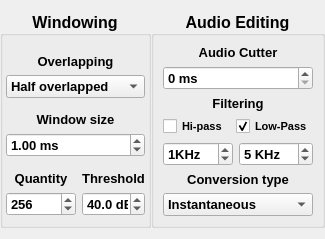
       <widget class="QWidget" name="Config">
        <property name="geometry">
         <rect>
          <x>0</x>
          <y>0</y>
          <width>325</width>
          <height>230</height>
         </rect>
        </property>
        <property name="cursor">
         <cursorShape>ArrowCursor</cursorShape>
        </property>
        <property name="focusPolicy">
         <enum>Qt::NoFocus</enum>
        </property>
        <attribute name="label">
         <string>Configuration</string>
        </attribute>
        <layout class="QGridLayout" name="gridLayout_9">
         <property name="leftMargin">
          <number>0</number>
         </property>
         <property name="rightMargin">
          <number>0</number>
         </property>
         <item row="0" column="0">
          <layout class="QHBoxLayout" name="Layout_measurementValues">
           <property name="spacing">
            <number>0</number>
           </property>
           <item>
            <widget class="QGroupBox" name="boxWindowing">
             <property name="sizePolicy">
              <sizepolicy hsizetype="Preferred" vsizetype="Minimum">
               <horstretch>0</horstretch>
               <verstretch>0</verstretch>
              </sizepolicy>
             </property>
             <property name="minimumSize">
              <size>
               <width>0</width>
               <height>0</height>
              </size>
             </property>
             <property name="font">
              <font>
               <pointsize>12</pointsize>
               <weight>75</weight>
               <bold>true</bold>
               <strikeout>false</strikeout>
               <kerning>true</kerning>
              </font>
             </property>
             <property name="title">
              <string>Windowing</string>
             </property>
             <property name="alignment">
              <set>Qt::AlignCenter</set>
             </property>
             <layout class="QVBoxLayout" name="verticalLayout_13">
              <property name="leftMargin">
               <number>3</number>
              </property>
              <property name="topMargin">
               <number>9</number>
              </property>
              <property name="rightMargin">
               <number>3</number>
              </property>
              <item>
               <layout class="QVBoxLayout" name="verticalLayout_3">
                <item>
                 <widget class="QLabel" name="labelOverlapping">
                  <property name="sizePolicy">
                   <sizepolicy hsizetype="Preferred" vsizetype="Minimum">
                    <horstretch>0</horstretch>
                    <verstretch>0</verstretch>
                   </sizepolicy>
                  </property>
                  <property name="minimumSize">
                   <size>
                    <width>0</width>
                    <height>0</height>
                   </size>
                  </property>
                  <property name="font">
                   <font>
                    <pointsize>10</pointsize>
                    <weight>75</weight>
                    <bold>true</bold>
                   </font>
                  </property>
                  <property name="layoutDirection">
                   <enum>Qt::LeftToRight</enum>
                  </property>
                  <property name="text">
                   <string>Overlapping</string>
                  </property>
                  <property name="alignment">
                   <set>Qt::AlignBottom|Qt::AlignHCenter</set>
                  </property>
                  <property name="margin">
                   <number>-1</number>
                  </property>
                 </widget>
                </item>
                <item>
                 <widget class="QComboBox" name="Overlapping">
                  <property name="sizePolicy">
                   <sizepolicy hsizetype="Minimum" vsizetype="Fixed">
                    <horstretch>0</horstretch>
                    <verstretch>0</verstretch>
                   </sizepolicy>
                  </property>
                  <property name="minimumSize">
                   <size>
                    <width>50</width>
                    <height>0</height>
                   </size>
                  </property>
                  <property name="font">
                   <font>
                    <pointsize>10</pointsize>
                    <weight>75</weight>
                    <bold>true</bold>
                   </font>
                  </property>
                  <property name="cursor">
                   <cursorShape>PointingHandCursor</cursorShape>
                  </property>
                  <property name="insertPolicy">
                   <enum>QComboBox::InsertAtBottom</enum>
                  </property>
                  <item>
                   <property name="text">
                    <string>Half overlapped</string>
                   </property>
                  </item>
                  <item>
                   <property name="text">
                    <string>Full overlapped</string>
                   </property>
                  </item>
                  <item>
                   <property name="text">
                    <string>All windows</string>
                   </property>
                  </item>
                 </widget>
                </item>
               </layout>
              </item>
              <item>
               <layout class="QVBoxLayout" name="verticalLayout_7">
                <item>
                 <widget class="QLabel" name="labelWindowSize">
                  <property name="minimumSize">
                   <size>
                    <width>0</width>
                    <height>0</height>
                   </size>
                  </property>
                  <property name="maximumSize">
                   <size>
                    <width>282</width>
                    <height>16777215</height>
                   </size>
                  </property>
                  <property name="font">
                   <font>
                    <pointsize>10</pointsize>
                    <weight>75</weight>
                    <bold>true</bold>
                   </font>
                  </property>
                  <property name="layoutDirection">
                   <enum>Qt::LeftToRight</enum>
                  </property>
                  <property name="text">
                   <string>Window size</string>
                  </property>
                  <property name="alignment">
                   <set>Qt::AlignBottom|Qt::AlignHCenter</set>
                  </property>
                  <property name="margin">
                   <number>-1</number>
                  </property>
                  <property name="indent">
                   <number>-2</number>
                  </property>
                 </widget>
                </item>
                <item>
                 <widget class="QDoubleSpinBox" name="windowingWindowSize">
                  <property name="minimumSize">
                   <size>
                    <width>40</width>
                    <height>0</height>
                   </size>
                  </property>
                  <property name="font">
                   <font>
                    <pointsize>10</pointsize>
                    <weight>75</weight>
                    <bold>true</bold>
                   </font>
                  </property>
                  <property name="cursor">
                   <cursorShape>PointingHandCursor</cursorShape>
                  </property>
                  <property name="suffix">
                   <string> ms</string>
                  </property>
                  <property name="maximum">
                   <double>10000.000000000000000</double>
                  </property>
                  <property name="value">
                   <double>1.000000000000000</double>
                  </property>
                 </widget>
                </item>
               </layout>
              </item>
              <item>
               <layout class="QHBoxLayout" name="horizontalLayout">
                <item>
                 <layout class="QVBoxLayout" name="verticalLayout_8">
                  <item>
                   <widget class="QLabel" name="labelQuantity">
                    <property name="enabled">
                     <bool>true</bool>
                    </property>
                    <property name="minimumSize">
                     <size>
                      <width>0</width>
                      <height>0</height>
                     </size>
                    </property>
                    <property name="font">
                     <font>
                      <pointsize>10</pointsize>
                      <weight>75</weight>
                      <bold>true</bold>
                     </font>
                    </property>
                    <property name="layoutDirection">
                     <enum>Qt::LeftToRight</enum>
                    </property>
                    <property name="text">
                     <string>Quantity</string>
                    </property>
                    <property name="alignment">
                     <set>Qt::AlignBottom|Qt::AlignHCenter</set>
                    </property>
                    <property name="margin">
                     <number>-1</number>
                    </property>
                   </widget>
                  </item>
                  <item>
                   <widget class="QSpinBox" name="windowingQuantity">
                    <property name="minimumSize">
                     <size>
                      <width>70</width>
                      <height>0</height>
                     </size>
                    </property>
                    <property name="font">
                     <font>
                      <pointsize>10</pointsize>
                     </font>
                    </property>
                    <property name="cursor">
                     <cursorShape>PointingHandCursor</cursorShape>
                    </property>
                    <property name="maximum">
                     <number>9999</number>
                    </property>
                    <property name="value">
                     <number>256</number>
                    </property>
                   </widget>
                  </item>
                 </layout>
                </item>
                <item>
                 <layout class="QVBoxLayout" name="verticalLayout">
                  <item>
                   <widget class="QLabel" name="thresholdLabel">
                    <property name="enabled">
                     <bool>true</bool>
                    </property>
                    <property name="minimumSize">
                     <size>
                      <width>0</width>
                      <height>0</height>
                     </size>
                    </property>
                    <property name="font">
                     <font>
                      <pointsize>10</pointsize>
                      <weight>75</weight>
                      <bold>true</bold>
                     </font>
                    </property>
                    <property name="layoutDirection">
                     <enum>Qt::LeftToRight</enum>
                    </property>
                    <property name="text">
                     <string>Threshold</string>
                    </property>
                    <property name="alignment">
                     <set>Qt::AlignBottom|Qt::AlignHCenter</set>
                    </property>
                    <property name="margin">
                     <number>-1</number>
                    </property>
                   </widget>
                  </item>
                  <item>
                   <widget class="QDoubleSpinBox" name="thresholdValue">
                    <property name="minimumSize">
                     <size>
                      <width>45</width>
                      <height>0</height>
                     </size>
                    </property>
                    <property name="font">
                     <font>
                      <pointsize>10</pointsize>
                      <weight>75</weight>
                      <bold>true</bold>
                     </font>
                    </property>
                    <property name="cursor">
                     <cursorShape>PointingHandCursor</cursorShape>
                    </property>
                    <property name="suffix">
                     <string> dB</string>
                    </property>
                    <property name="decimals">
                     <number>1</number>
                    </property>
                    <property name="maximum">
                     <double>10000.000000000000000</double>
                    </property>
                    <property name="value">
                     <double>40.000000000000000</double>
                    </property>
                   </widget>
                  </item>
                 </layout>
                </item>
               </layout>
              </item>
             </layout>
            </widget>
           </item>
           <item>
            <widget class="QGroupBox" name="boxAudioEditing">
             <property name="sizePolicy">
              <sizepolicy hsizetype="Preferred" vsizetype="Minimum">
               <horstretch>0</horstretch>
               <verstretch>0</verstretch>
              </sizepolicy>
             </property>
             <property name="minimumSize">
              <size>
               <width>0</width>
               <height>0</height>
              </size>
             </property>
             <property name="font">
              <font>
               <pointsize>12</pointsize>
               <weight>75</weight>
               <bold>true</bold>
              </font>
             </property>
             <property name="title">
              <string>Audio Editing</string>
             </property>
             <property name="alignment">
              <set>Qt::AlignCenter</set>
             </property>
             <layout class="QVBoxLayout" name="verticalLayout_4">
              <item>
               <layout class="QVBoxLayout" name="verticalLayout_6">
                <item>
                 <widget class="QLabel" name="labelAudioCutter">
                  <property name="sizePolicy">
                   <sizepolicy hsizetype="Minimum" vsizetype="Preferred">
                    <horstretch>0</horstretch>
                    <verstretch>0</verstretch>
                   </sizepolicy>
                  </property>
                  <property name="minimumSize">
                   <size>
                    <width>0</width>
                    <height>0</height>
                   </size>
                  </property>
                  <property name="font">
                   <font>
                    <pointsize>10</pointsize>
                    <weight>75</weight>
                    <bold>true</bold>
                   </font>
                  </property>
                  <property name="layoutDirection">
                   <enum>Qt::LeftToRight</enum>
                  </property>
                  <property name="text">
                   <string>Audio Cutter</string>
                  </property>
                  <property name="alignment">
                   <set>Qt::AlignBottom|Qt::AlignHCenter</set>
                  </property>
                  <property name="margin">
                   <number>-1</number>
                  </property>
                 </widget>
                </item>
                <item>
                 <widget class="QDoubleSpinBox" name="audioCutter">
                  <property name="enabled">
                   <bool>true</bool>
                  </property>
                  <property name="minimumSize">
                   <size>
                    <width>40</width>
                    <height>0</height>
                   </size>
                  </property>
                  <property name="font">
                   <font>
                    <pointsize>10</pointsize>
                    <weight>75</weight>
                    <bold>true</bold>
                   </font>
                  </property>
                  <property name="cursor">
                   <cursorShape>PointingHandCursor</cursorShape>
                  </property>
                  <property name="mouseTracking">
                   <bool>true</bool>
                  </property>
                  <property name="suffix">
                   <string> ms</string>
                  </property>
                  <property name="decimals">
                   <number>0</number>
                  </property>
                  <property name="maximum">
                   <double>99999.000000000000000</double>
                  </property>
                 </widget>
                </item>
               </layout>
              </item>
              <item>
               <layout class="QVBoxLayout" name="verticalLayout_2">
                <item>
                 <widget class="QLabel" name="lowPassFiltering_2">
                  <property name="sizePolicy">
                   <sizepolicy hsizetype="Minimum" vsizetype="Minimum">
                    <horstretch>0</horstretch>
                    <verstretch>0</verstretch>
                   </sizepolicy>
                  </property>
                  <property name="minimumSize">
                   <size>
                    <width>0</width>
                    <height>0</height>
                   </size>
                  </property>
                  <property name="font">
                   <font>
                    <pointsize>10</pointsize>
                    <weight>75</weight>
                    <bold>true</bold>
                   </font>
                  </property>
                  <property name="layoutDirection">
                   <enum>Qt::LeftToRight</enum>
                  </property>
                  <property name="text">
                   <string>Filtering</string>
                  </property>
                  <property name="alignment">
                   <set>Qt::AlignHCenter|Qt::AlignTop</set>
                  </property>
                  <property name="margin">
                   <number>-1</number>
                  </property>
                 </widget>
                </item>
                <item>
                 <layout class="QHBoxLayout" name="horizontalLayout_3">
                  <item>
                   <widget class="QCheckBox" name="hi_pass_active">
                    <property name="minimumSize">
                     <size>
                      <width>30</width>
                      <height>0</height>
                     </size>
                    </property>
                    <property name="font">
                     <font>
                      <pointsize>8</pointsize>
                     </font>
                    </property>
                    <property name="text">
                     <string>Hi-pass</string>
                    </property>
                   </widget>
                  </item>
                  <item>
                   <widget class="QCheckBox" name="low_pass_active">
                    <property name="minimumSize">
                     <size>
                      <width>30</width>
                      <height>0</height>
                     </size>
                    </property>
                    <property name="font">
                     <font>
                      <pointsize>8</pointsize>
                     </font>
                    </property>
                    <property name="text">
                     <string>Low-Pass</string>
                    </property>
                    <property name="checked">
                     <bool>true</bool>
                    </property>
                    <property name="tristate">
                     <bool>false</bool>
                    </property>
                   </widget>
                  </item>
                 </layout>
                </item>
                <item>
                 <layout class="QHBoxLayout" name="horizontalLayout_2">
                  <item>
                   <widget class="QDoubleSpinBox" name="hiPassFiltering">
                    <property name="minimumSize">
                     <size>
                      <width>30</width>
                      <height>0</height>
                     </size>
                    </property>
                    <property name="font">
                     <font>
                      <pointsize>10</pointsize>
                      <weight>75</weight>
                      <bold>true</bold>
                     </font>
                    </property>
                    <property name="cursor">
                     <cursorShape>PointingHandCursor</cursorShape>
                    </property>
                    <property name="suffix">
                     <string>KHz</string>
                    </property>
                    <property name="decimals">
                     <number>0</number>
                    </property>
                    <property name="maximum">
                     <double>100000.000000000000000</double>
                    </property>
                    <property name="value">
                     <double>1.000000000000000</double>
                    </property>
                   </widget>
                  </item>
                  <item>
                   <widget class="QDoubleSpinBox" name="lowPassFiltering">
                    <property name="minimumSize">
                     <size>
                      <width>30</width>
                      <height>0</height>
                     </size>
                    </property>
                    <property name="font">
                     <font>
                      <pointsize>10</pointsize>
                      <weight>75</weight>
                      <bold>true</bold>
                     </font>
                    </property>
                    <property name="cursor">
                     <cursorShape>PointingHandCursor</cursorShape>
                    </property>
                    <property name="suffix">
                     <string> KHz</string>
                    </property>
                    <property name="decimals">
                     <number>0</number>
                    </property>
                    <property name="maximum">
                     <double>100000.000000000000000</double>
                    </property>
                    <property name="value">
                     <double>5.000000000000000</double>
                    </property>
                   </widget>
                  </item>
                 </layout>
                </item>
               </layout>
              </item>
              <item>
               <layout class="QVBoxLayout" name="verticalLayout_10">
                <item>
                 <widget class="QLabel" name="labelOverlapping_2">
                  <property name="sizePolicy">
                   <sizepolicy hsizetype="Preferred" vsizetype="Minimum">
                    <horstretch>0</horstretch>
                    <verstretch>0</verstretch>
                   </sizepolicy>
                  </property>
                  <property name="minimumSize">
                   <size>
                    <width>0</width>
                    <height>0</height>
                   </size>
                  </property>
                  <property name="font">
                   <font>
                    <pointsize>10</pointsize>
                    <weight>75</weight>
                    <bold>true</bold>
                   </font>
                  </property>
                  <property name="layoutDirection">
                   <enum>Qt::LeftToRight</enum>
                  </property>
                  <property name="text">
                   <string>Conversion type</string>
                  </property>
                  <property name="alignment">
                   <set>Qt::AlignBottom|Qt::AlignHCenter</set>
                  </property>
                  <property name="margin">
                   <number>-1</number>
                  </property>
                 </widget>
                </item>
                <item>
                 <widget class="QComboBox" name="conversionType">
                  <property name="sizePolicy">
                   <sizepolicy hsizetype="Minimum" vsizetype="Fixed">
                    <horstretch>0</horstretch>
                    <verstretch>0</verstretch>
                   </sizepolicy>
                  </property>
                  <property name="minimumSize">
                   <size>
                    <width>50</width>
                    <height>0</height>
                   </size>
                  </property>
                  <property name="font">
                   <font>
                    <pointsize>10</pointsize>
                    <weight>75</weight>
                    <bold>true</bold>
                   </font>
                  </property>
                  <property name="cursor">
                   <cursorShape>PointingHandCursor</cursorShape>
                  </property>
                  <property name="insertPolicy">
                   <enum>QComboBox::InsertAtBottom</enum>
                  </property>
                  <item>
                   <property name="text">
                    <string>Instantaneous</string>
                   </property>
                  </item>
                  <item>
                   <property name="text">
                    <string>Applying FFT</string>
                   </property>
                  </item>
                 </widget>
                </item>
               </layout>
              </item>
             </layout>
            </widget>
           </item>
          </layout>
         </item>
        </layout>
       </widget>
